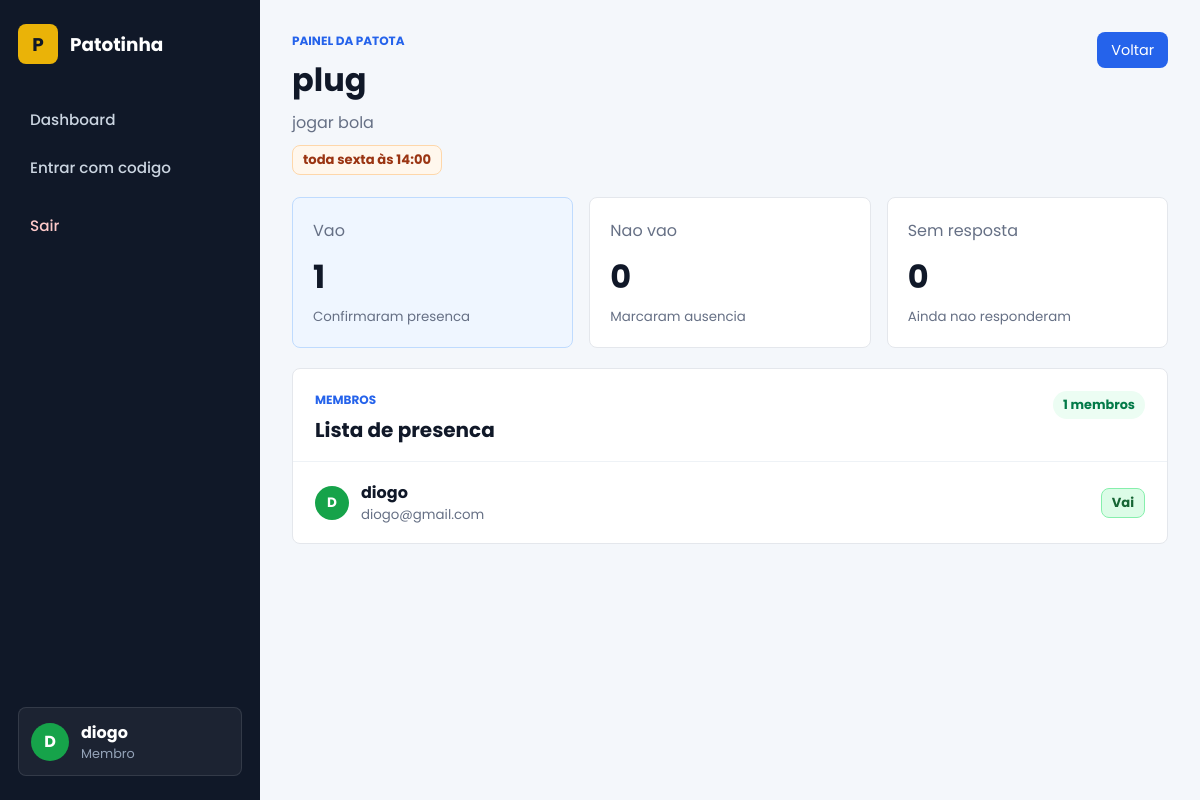
The page /patotas/1 (signed in) on the database its author committed.
### app.py (models this page shows)
class Usuario(Base):
    __tablename__ = "usuarios"
    id = Column(Integer, primary_key=True)
    usuario = Column(String(80), unique=True, nullable=False)
    email = Column(String(120), unique=True, nullable=False)
    senha_hash = Column(String(255), nullable=False)
    patotas = relationship("Patota", back_populates="criador")
    participacoes = relationship("MembroPatota", back_populates="usuario")

class Patota(Base):
    __tablename__ = "patotas"
    id = Column(Integer, primary_key=True)
    nome = Column(String(100), nullable=False)
    descricao = Column(Text, nullable=False)
    quando_acontece = Column(String(120), nullable=True)
    codigo_convite = Column(String(20), unique=True, nullable=False)
    criador_id = Column(Integer, ForeignKey("usuarios.id"), nullable=False)
    criador = relationship("Usuario", back_populates="patotas")
    membros = relationship("MembroPatota", back_populates="patota")

class MembroPatota(Base):
    __tablename__ = "membros_patota"
    __table_args__ = (UniqueConstraint("usuario_id", "patota_id"),)
    id = Column(Integer, primary_key=True)
    usuario_id = Column(Integer, ForeignKey("usuarios.id"), nullable=False)
    patota_id = Column(Integer, ForeignKey("patotas.id"), nullable=False)
    presenca_confirmada = Column(Boolean, nullable=False, default=False)
    resposta_presenca = Column(String(20), nullable=True)
    usuario = relationship("Usuario", back_populates="participacoes")
    patota = relationship("Patota", back_populates="membros")

### app.py (the view)
@app.route("/patotas/<int:patota_id>")
def painel_patota(patota_id):
    usuario = usuario_logado()
    if not usuario:
        flash("Entre na sua conta para acessar o painel da patota.", "erro")
        return redirect(url_for("login"))
    db = SessionLocal()
    patota = db.get(Patota, patota_id)
    if not patota:
        flash("Patota nao encontrada.", "erro")
        return redirect(url_for("patotas"))
    participacao_usuario = db.scalar(
        select(MembroPatota).where(
            MembroPatota.usuario_id == usuario.id,
            MembroPatota.patota_id == patota.id,
        )
    )
    eh_dono = patota.criador_id == usuario.id
    if not eh_dono and not participacao_usuario:
        flash("Voce precisa participar dessa patota para ver o painel.", "erro")
        return redirect(url_for("patotas"))
    membros = sorted(patota.membros, key=lambda membro: membro.usuario.usuario.lower())
    return render_template(
        "patota_detalhe.html",
        eh_dono=eh_dono,
        membros=membros,
        patota=patota,
        resumo=resumo_presencas(membros),
        status_presenca=status_presenca,
        usuario=usuario,
    )

### app.py (called while the page is built)
def status_presenca(participacao):
    if participacao.resposta_presenca in {"vai", "nao_vai"}:
        return participacao.resposta_presenca
    if participacao.presenca_confirmada:
        return "vai"
    return "sem_resposta"

def resumo_presencas(membros):
    resumo = {"vai": 0, "nao_vai": 0, "sem_resposta": 0, "total": len(membros)}
    for membro in membros:
        resumo[status_presenca(membro)] += 1
    return resumo

@app.teardown_appcontext
def remove_session(exception=None):
    SessionLocal.remove()

def usuario_logado():
    usuario_id = session.get("usuario_id")
    if not usuario_id:
        return None
    db = SessionLocal()
    return db.get(Usuario, usuario_id)

### templates/patota_detalhe.html (shortened to what this page needs)
<!DOCTYPE html>
<html lang="pt-br">
<head>
    <link rel="stylesheet" href="{{ url_for('static', filename='css/style.css') }}">
</head>
<body class="dashboard-body">
<div class="dashboard-shell">
    <aside class="sidebar">
        <a href="{{ url_for('home') }}" class="brand">
            <span class="brand-mark">P</span>
            <span>Patotinha</span>
        </a>
        <nav class="sidebar-nav" aria-label="Menu principal">
            <a href="{{ url_for('patotas') }}" class="nav-item">
                <span>Dashboard</span>
            </a>
            <a href="{{ url_for('explorar') }}" class="nav-item">
                <span>Entrar com codigo</span>
            </a>
            <a href="{{ url_for('logout') }}" class="nav-item sair">
                <span>Sair</span>
            </a>
        </nav>
        <div class="sidebar-user">
            <span class="avatar">{{ usuario.usuario[0]|upper }}</span>
            <div>
                <strong>{{ usuario.usuario }}</strong>
                <small>{% if eh_dono %}Organizador{% else %}Membro{% endif %}</small>
            </div>
        </div>
    </aside>
    <main class="dashboard-main">
        <section class="dashboard-topbar">
            <div>
                <span class="eyebrow">Painel da patota</span>
                <h1>{{ patota.nome }}</h1>
                <p>{{ patota.descricao }}</p>
                <div class="patota-meta">
                    <span class="schedule-pill">{{ patota.quando_acontece or "Rotina a combinar" }}</span>
                </div>
            </div>
            <a href="{{ url_for('patotas') }}" class="btn-small btn-link-small">Voltar</a>
        </section>
        <section class="metric-grid">
            <article class="metric-card destaque">
                <span>Vao</span>
                <strong>{{ resumo.vai }}</strong>
                <small>Confirmaram presenca</small>
            </article>
            <article class="metric-card">
                <span>Nao vao</span>
                <strong>{{ resumo.nao_vai }}</strong>
                <small>Marcaram ausencia</small>
            </article>
            <article class="metric-card">
                <span>Sem resposta</span>
                <strong>{{ resumo.sem_resposta }}</strong>
                <small>Ainda nao responderam</small>
            </article>
        </section>
        <section class="workspace-panel">
            <div class="section-heading">
                <div>
                    <span class="eyebrow">Membros</span>
                    <h2>Lista de presenca</h2>
                </div>
                <span class="status-pill">{{ resumo.total }} membros</span>
            </div>
            <div class="member-table">
                {% if membros %}
                    {% for membro in membros %}
                        {% set status = status_presenca(membro) %}
                        <article class="member-row">
                            <div class="member-person">
                                <span class="avatar small">{{ membro.usuario.usuario[0]|upper }}</span>
                                <div>
                                    <strong>{{ membro.usuario.usuario }}</strong>
                                    <small>{{ membro.usuario.email }}</small>
                                </div>
                            </div>
                            {% if status == "vai" %}
                                <span class="presence-pill confirmed">Vai</span>
                            {% elif status == "nao_vai" %}
                                <span class="presence-pill declined">Nao vai</span>
                            {% else %}
                                <span class="presence-pill pending">Sem resposta</span>
                            {% endif %}
                        </article>
                    {% endfor %}
                {% else %}
                    <div class="empty-state">
                        <h3>Nenhum membro entrou ainda</h3>
                        <p>Compartilhe o codigo da patota para receber respostas de presenca.</p>
                    </div>
                {% endif %}
            </div>
        </section>
    </main>
</div>
</body>
</html>

### static/css/style.css (style rules this page uses)
* { margin:0; padding:0; box-sizing:border-box; font-family:'Poppins', sans-serif; }
body { min-height:100vh; background:linear-gradient(135deg,#0f172a,#1e293b); }
main { display:flex; justify-content:center; align-items:center; margin-top:40px; }
.dashboard-body { background:#f4f7fb; color:#172033; }
.dashboard-shell { min-height:100vh; display:grid; grid-template-columns:260px minmax(0, 1fr); }
.sidebar { position:sticky; top:0; height:100vh; display:flex; flex-direction:column; padding:24px 18px; background:#101828; color:white; }
.brand { display:flex; align-items:center; gap:12px; color:white; text-decoration:none; font-size:1.15rem; font-weight:700; }
.brand-mark { width:40px; height:40px; display:grid; place-items:center; border-radius:8px; background:#eab308; color:#101828; }
.sidebar-nav { display:flex; flex-direction:column; gap:6px; margin-top:34px; }
.nav-item { display:flex; align-items:center; min-height:42px; padding:0 12px; border-radius:8px; color:#cbd5e1; text-decoration:none; font-size:0.95rem; font-weight:500; }
.nav-item.sair { margin-top:10px; color:#fecaca; }
.sidebar-user { margin-top:auto; display:flex; align-items:center; gap:12px; padding:12px; border:1px solid rgba(255,255,255,0.1); border-radius:8px; background:rgba(255,255,255,0.05); }
.avatar { width:38px; height:38px; display:grid; place-items:center; border-radius:50%; background:#16a34a; color:white; font-weight:700; }
.sidebar-user strong, .sidebar-user small { display:block; }
.sidebar-user small { color:#94a3b8; font-size:0.8rem; }
.dashboard-main { display:block; margin:0; padding:32px; }
.dashboard-topbar { display:flex; justify-content:space-between; align-items:flex-start; gap:24px; margin-bottom:22px; }
.eyebrow { display:block; margin-bottom:6px; color:#2563eb; font-size:0.75rem; font-weight:700; text-transform:uppercase; }
.dashboard-topbar h1 { margin-bottom:6px; color:#101828; font-size:2rem; }
.dashboard-topbar p, .section-heading p { color:#667085; }
.metric-grid { display:grid; grid-template-columns:repeat(3, minmax(0, 1fr)); gap:16px; margin-bottom:20px; }
.metric-card { min-height:132px; padding:20px; border:1px solid #e4e7ec; border-radius:8px; background:white; }
.metric-card.destaque { border-color:#bfdbfe; background:#eff6ff; }
.metric-card span, .metric-card small { display:block; color:#667085; }
.metric-card strong { display:block; margin:10px 0 6px; color:#101828; font-size:2rem; }
.workspace-panel, .create-panel { border:1px solid #e4e7ec; border-radius:8px; background:white; }
.workspace-panel { overflow:hidden; }
.section-heading { display:flex; justify-content:space-between; align-items:flex-start; gap:16px; padding:22px 22px 16px; border-bottom:1px solid #eef2f6; }
.section-heading h2 { color:#101828; font-size:1.25rem; }
.patota-meta { display:flex; flex-wrap:wrap; gap:8px; margin-top:10px; }
.schedule-pill, .presence-pill { display:inline-flex; align-items:center; min-height:30px; padding:0 10px; border-radius:8px; font-size:0.82rem; font-weight:700; }
.schedule-pill { border:1px solid #fed7aa; background:#fff7ed; color:#9a3412; }
.presence-pill { border:1px solid #bbf7d0; background:#f0fdf4; color:#166534; }
.presence-pill.confirmed { border-color:#86efac; background:#dcfce7; color:#166534; }
.status-pill { display:inline-flex; align-items:center; min-height:28px; padding:0 10px; border-radius:999px; background:#ecfdf3; color:#027a48; font-size:0.8rem; font-weight:700; }
.btn-small { width:auto; min-height:36px; padding:0 14px; border-radius:8px; font-size:0.9rem; white-space:nowrap; }
.btn-link-small { display:inline-flex; align-items:center; justify-content:center; text-decoration:none; background:#2563eb; color:white; }
.member-table { display:flex; flex-direction:column; }
.member-row { display:grid; grid-template-columns:minmax(0, 1fr) auto; gap:16px; align-items:center; padding:18px 22px; border-top:1px solid #eef2f6; }
.member-row:first-child { border-top:none; }
.member-person { min-width:0; display:flex; align-items:center; gap:12px; }
.member-person strong, .member-person small { display:block; }
.member-person strong { color:#101828; }
.member-person small { color:#667085; overflow-wrap:anywhere; }
.avatar.small { width:34px; height:34px; font-size:0.85rem; }

### rows shown on the page
Usuario: usuario "D", usuario "diogo"
Patota: nome "plug", descricao "jogar bola", quando_acontece "toda sexta às 14:00"
MembroPatota: usuario "D", usuario.usuario "diogo", usuario.email "diogo@gmail.com", resposta_presenca "Vai"

### other values the page prints
{{ resumo.vai }} "1"
{{ resumo.nao_vai }} "0"
{{ resumo.sem_resposta }} "0"
{{ resumo.total }} "1"
